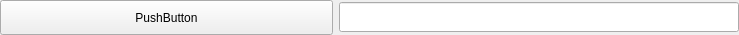
<?xml version="1.0" encoding="UTF-8"?>
<ui version="4.0">
 <class>FunciontValueItem</class>
 <widget class="QWidget" name="FunciontValueItem">
  <property name="geometry">
   <rect>
    <x>0</x>
    <y>0</y>
    <width>739</width>
    <height>35</height>
   </rect>
  </property>
  <property name="focusPolicy">
   <enum>Qt::StrongFocus</enum>
  </property>
  <property name="windowTitle">
   <string>Form</string>
  </property>
  <layout class="QHBoxLayout" name="horizontalLayout">
   <property name="leftMargin">
    <number>0</number>
   </property>
   <property name="topMargin">
    <number>0</number>
   </property>
   <property name="rightMargin">
    <number>0</number>
   </property>
   <property name="bottomMargin">
    <number>0</number>
   </property>
   <item>
    <widget class="QPushButton" name="pushButton">
     <property name="sizePolicy">
      <sizepolicy hsizetype="Minimum" vsizetype="Expanding">
       <horstretch>0</horstretch>
       <verstretch>0</verstretch>
      </sizepolicy>
     </property>
     <property name="minimumSize">
      <size>
       <width>330</width>
       <height>0</height>
      </size>
     </property>
     <property name="text">
      <string>PushButton</string>
     </property>
    </widget>
   </item>
   <item>
    <widget class="QStackedWidget" name="stackedWidget">
     <property name="minimumSize">
      <size>
       <width>400</width>
       <height>0</height>
      </size>
     </property>
     <property name="maximumSize">
      <size>
       <width>400</width>
       <height>16777215</height>
      </size>
     </property>
     <property name="currentIndex">
      <number>5</number>
     </property>
     <widget class="QWidget" name="page_int_1">
      <layout class="QHBoxLayout" name="horizontalLayout_6">
       <property name="spacing">
        <number>3</number>
       </property>
       <property name="leftMargin">
        <number>0</number>
       </property>
       <property name="topMargin">
        <number>0</number>
       </property>
       <property name="rightMargin">
        <number>0</number>
       </property>
       <property name="bottomMargin">
        <number>0</number>
       </property>
       <item>
        <widget class="QSpinBox" name="spinBox_1_1">
         <property name="sizePolicy">
          <sizepolicy hsizetype="Preferred" vsizetype="Fixed">
           <horstretch>0</horstretch>
           <verstretch>0</verstretch>
          </sizepolicy>
         </property>
         <property name="minimumSize">
          <size>
           <width>80</width>
           <height>30</height>
          </size>
         </property>
         <property name="maximumSize">
          <size>
           <width>16777215</width>
           <height>30</height>
          </size>
         </property>
         <property name="font">
          <font>
           <pointsize>10</pointsize>
          </font>
         </property>
         <property name="alignment">
          <set>Qt::AlignCenter</set>
         </property>
         <property name="maximum">
          <number>9999</number>
         </property>
        </widget>
       </item>
      </layout>
     </widget>
     <widget class="QWidget" name="page_int_2">
      <layout class="QHBoxLayout" name="horizontalLayout_2">
       <property name="spacing">
        <number>3</number>
       </property>
       <property name="leftMargin">
        <number>0</number>
       </property>
       <property name="topMargin">
        <number>0</number>
       </property>
       <property name="rightMargin">
        <number>0</number>
       </property>
       <property name="bottomMargin">
        <number>0</number>
       </property>
       <item>
        <widget class="QSpinBox" name="spinBox_2_1">
         <property name="sizePolicy">
          <sizepolicy hsizetype="Preferred" vsizetype="Fixed">
           <horstretch>0</horstretch>
           <verstretch>0</verstretch>
          </sizepolicy>
         </property>
         <property name="minimumSize">
          <size>
           <width>80</width>
           <height>30</height>
          </size>
         </property>
         <property name="maximumSize">
          <size>
           <width>16777215</width>
           <height>30</height>
          </size>
         </property>
         <property name="font">
          <font>
           <pointsize>10</pointsize>
          </font>
         </property>
         <property name="alignment">
          <set>Qt::AlignCenter</set>
         </property>
         <property name="maximum">
          <number>9999</number>
         </property>
        </widget>
       </item>
       <item>
        <widget class="QSpinBox" name="spinBox_2_2">
         <property name="sizePolicy">
          <sizepolicy hsizetype="Preferred" vsizetype="Fixed">
           <horstretch>0</horstretch>
           <verstretch>0</verstretch>
          </sizepolicy>
         </property>
         <property name="minimumSize">
          <size>
           <width>80</width>
           <height>30</height>
          </size>
         </property>
         <property name="maximumSize">
          <size>
           <width>16777215</width>
           <height>30</height>
          </size>
         </property>
         <property name="font">
          <font>
           <pointsize>10</pointsize>
          </font>
         </property>
         <property name="alignment">
          <set>Qt::AlignCenter</set>
         </property>
         <property name="maximum">
          <number>9999</number>
         </property>
        </widget>
       </item>
      </layout>
     </widget>
     <widget class="QWidget" name="page_int_3">
      <layout class="QHBoxLayout" name="horizontalLayout_4">
       <property name="spacing">
        <number>3</number>
       </property>
       <property name="leftMargin">
        <number>0</number>
       </property>
       <property name="topMargin">
        <number>0</number>
       </property>
       <property name="rightMargin">
        <number>0</number>
       </property>
       <property name="bottomMargin">
        <number>0</number>
       </property>
       <item>
        <widget class="QSpinBox" name="spinBox_3_1">
         <property name="sizePolicy">
          <sizepolicy hsizetype="Preferred" vsizetype="Fixed">
           <horstretch>0</horstretch>
           <verstretch>0</verstretch>
          </sizepolicy>
         </property>
         <property name="minimumSize">
          <size>
           <width>80</width>
           <height>30</height>
          </size>
         </property>
         <property name="maximumSize">
          <size>
           <width>16777215</width>
           <height>30</height>
          </size>
         </property>
         <property name="font">
          <font>
           <pointsize>10</pointsize>
          </font>
         </property>
         <property name="alignment">
          <set>Qt::AlignCenter</set>
         </property>
         <property name="maximum">
          <number>9999</number>
         </property>
        </widget>
       </item>
       <item>
        <widget class="QSpinBox" name="spinBox_3_2">
         <property name="sizePolicy">
          <sizepolicy hsizetype="Preferred" vsizetype="Fixed">
           <horstretch>0</horstretch>
           <verstretch>0</verstretch>
          </sizepolicy>
         </property>
         <property name="minimumSize">
          <size>
           <width>80</width>
           <height>30</height>
          </size>
         </property>
         <property name="maximumSize">
          <size>
           <width>16777215</width>
           <height>30</height>
          </size>
         </property>
         <property name="font">
          <font>
           <pointsize>10</pointsize>
          </font>
         </property>
         <property name="alignment">
          <set>Qt::AlignCenter</set>
         </property>
         <property name="maximum">
          <number>9999</number>
         </property>
        </widget>
       </item>
       <item>
        <widget class="QSpinBox" name="spinBox_3_3">
         <property name="sizePolicy">
          <sizepolicy hsizetype="Preferred" vsizetype="Fixed">
           <horstretch>0</horstretch>
           <verstretch>0</verstretch>
          </sizepolicy>
         </property>
         <property name="minimumSize">
          <size>
           <width>80</width>
           <height>30</height>
          </size>
         </property>
         <property name="maximumSize">
          <size>
           <width>16777215</width>
           <height>30</height>
          </size>
         </property>
         <property name="font">
          <font>
           <pointsize>10</pointsize>
          </font>
         </property>
         <property name="alignment">
          <set>Qt::AlignCenter</set>
         </property>
         <property name="maximum">
          <number>9999</number>
         </property>
        </widget>
       </item>
      </layout>
     </widget>
     <widget class="QWidget" name="page_int_4">
      <layout class="QHBoxLayout" name="horizontalLayout_5">
       <property name="spacing">
        <number>3</number>
       </property>
       <property name="leftMargin">
        <number>0</number>
       </property>
       <property name="topMargin">
        <number>0</number>
       </property>
       <property name="rightMargin">
        <number>0</number>
       </property>
       <property name="bottomMargin">
        <number>0</number>
       </property>
       <item>
        <widget class="QSpinBox" name="spinBox_4_1">
         <property name="sizePolicy">
          <sizepolicy hsizetype="Preferred" vsizetype="Fixed">
           <horstretch>0</horstretch>
           <verstretch>0</verstretch>
          </sizepolicy>
         </property>
         <property name="minimumSize">
          <size>
           <width>80</width>
           <height>30</height>
          </size>
         </property>
         <property name="maximumSize">
          <size>
           <width>16777215</width>
           <height>30</height>
          </size>
         </property>
         <property name="font">
          <font>
           <pointsize>10</pointsize>
          </font>
         </property>
         <property name="alignment">
          <set>Qt::AlignCenter</set>
         </property>
         <property name="maximum">
          <number>9999</number>
         </property>
        </widget>
       </item>
       <item>
        <widget class="QSpinBox" name="spinBox_4_2">
         <property name="sizePolicy">
          <sizepolicy hsizetype="Preferred" vsizetype="Fixed">
           <horstretch>0</horstretch>
           <verstretch>0</verstretch>
          </sizepolicy>
         </property>
         <property name="minimumSize">
          <size>
           <width>80</width>
           <height>30</height>
          </size>
         </property>
         <property name="maximumSize">
          <size>
           <width>16777215</width>
           <height>30</height>
          </size>
         </property>
         <property name="font">
          <font>
           <pointsize>10</pointsize>
          </font>
         </property>
         <property name="alignment">
          <set>Qt::AlignCenter</set>
         </property>
         <property name="maximum">
          <number>9999</number>
         </property>
        </widget>
       </item>
       <item>
        <widget class="QSpinBox" name="spinBox_4_3">
         <property name="sizePolicy">
          <sizepolicy hsizetype="Preferred" vsizetype="Fixed">
           <horstretch>0</horstretch>
           <verstretch>0</verstretch>
          </sizepolicy>
         </property>
         <property name="minimumSize">
          <size>
           <width>80</width>
           <height>30</height>
          </size>
         </property>
         <property name="maximumSize">
          <size>
           <width>16777215</width>
           <height>30</height>
          </size>
         </property>
         <property name="font">
          <font>
           <pointsize>10</pointsize>
          </font>
         </property>
         <property name="alignment">
          <set>Qt::AlignCenter</set>
         </property>
         <property name="maximum">
          <number>9999</number>
         </property>
        </widget>
       </item>
       <item>
        <widget class="QSpinBox" name="spinBox_4_4">
         <property name="sizePolicy">
          <sizepolicy hsizetype="Preferred" vsizetype="Fixed">
           <horstretch>0</horstretch>
           <verstretch>0</verstretch>
          </sizepolicy>
         </property>
         <property name="minimumSize">
          <size>
           <width>80</width>
           <height>30</height>
          </size>
         </property>
         <property name="maximumSize">
          <size>
           <width>16777215</width>
           <height>30</height>
          </size>
         </property>
         <property name="font">
          <font>
           <pointsize>10</pointsize>
          </font>
         </property>
         <property name="alignment">
          <set>Qt::AlignCenter</set>
         </property>
         <property name="maximum">
          <number>9999</number>
         </property>
        </widget>
       </item>
      </layout>
     </widget>
     <widget class="QWidget" name="page_int_string">
      <layout class="QHBoxLayout" name="horizontalLayout_3">
       <property name="leftMargin">
        <number>0</number>
       </property>
       <property name="topMargin">
        <number>0</number>
       </property>
       <property name="rightMargin">
        <number>0</number>
       </property>
       <property name="bottomMargin">
        <number>0</number>
       </property>
       <item>
        <widget class="QSpinBox" name="spinBox">
         <property name="minimumSize">
          <size>
           <width>80</width>
           <height>30</height>
          </size>
         </property>
         <property name="maximumSize">
          <size>
           <width>16777215</width>
           <height>30</height>
          </size>
         </property>
         <property name="font">
          <font>
           <pointsize>10</pointsize>
          </font>
         </property>
        </widget>
       </item>
       <item>
        <widget class="QLineEdit" name="lineEdit">
         <property name="minimumSize">
          <size>
           <width>0</width>
           <height>30</height>
          </size>
         </property>
         <property name="maximumSize">
          <size>
           <width>16777215</width>
           <height>30</height>
          </size>
         </property>
         <property name="font">
          <font>
           <pointsize>10</pointsize>
          </font>
         </property>
         <property name="clearButtonEnabled">
          <bool>true</bool>
         </property>
        </widget>
       </item>
      </layout>
     </widget>
     <widget class="QWidget" name="page_string">
      <layout class="QHBoxLayout" name="horizontalLayout_7">
       <property name="spacing">
        <number>0</number>
       </property>
       <property name="leftMargin">
        <number>0</number>
       </property>
       <property name="topMargin">
        <number>0</number>
       </property>
       <property name="rightMargin">
        <number>0</number>
       </property>
       <property name="bottomMargin">
        <number>0</number>
       </property>
       <item>
        <widget class="QLineEdit" name="lineEdit_2">
         <property name="minimumSize">
          <size>
           <width>0</width>
           <height>30</height>
          </size>
         </property>
         <property name="maximumSize">
          <size>
           <width>16777215</width>
           <height>30</height>
          </size>
         </property>
         <property name="font">
          <font>
           <pointsize>10</pointsize>
          </font>
         </property>
         <property name="clearButtonEnabled">
          <bool>true</bool>
         </property>
        </widget>
       </item>
      </layout>
     </widget>
    </widget>
   </item>
  </layout>
 </widget>
 <resources/>
 <connections/>
</ui>
